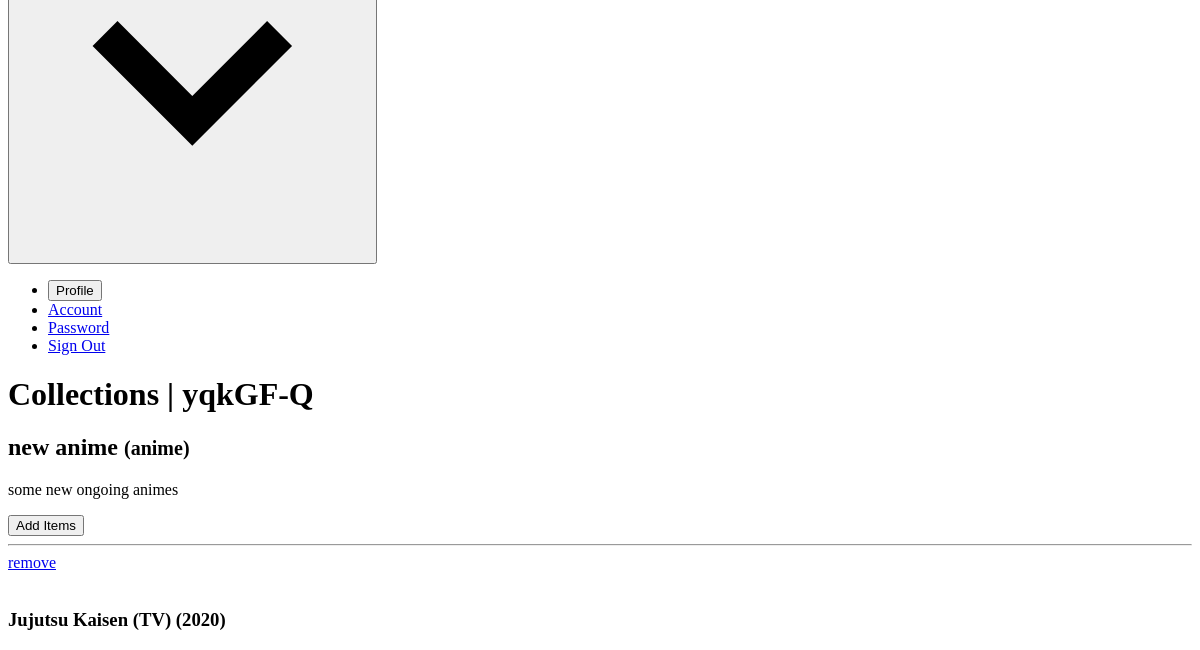
The app's page /dash/collections/yqkGF-Q/ (signed in, lower part), older data.
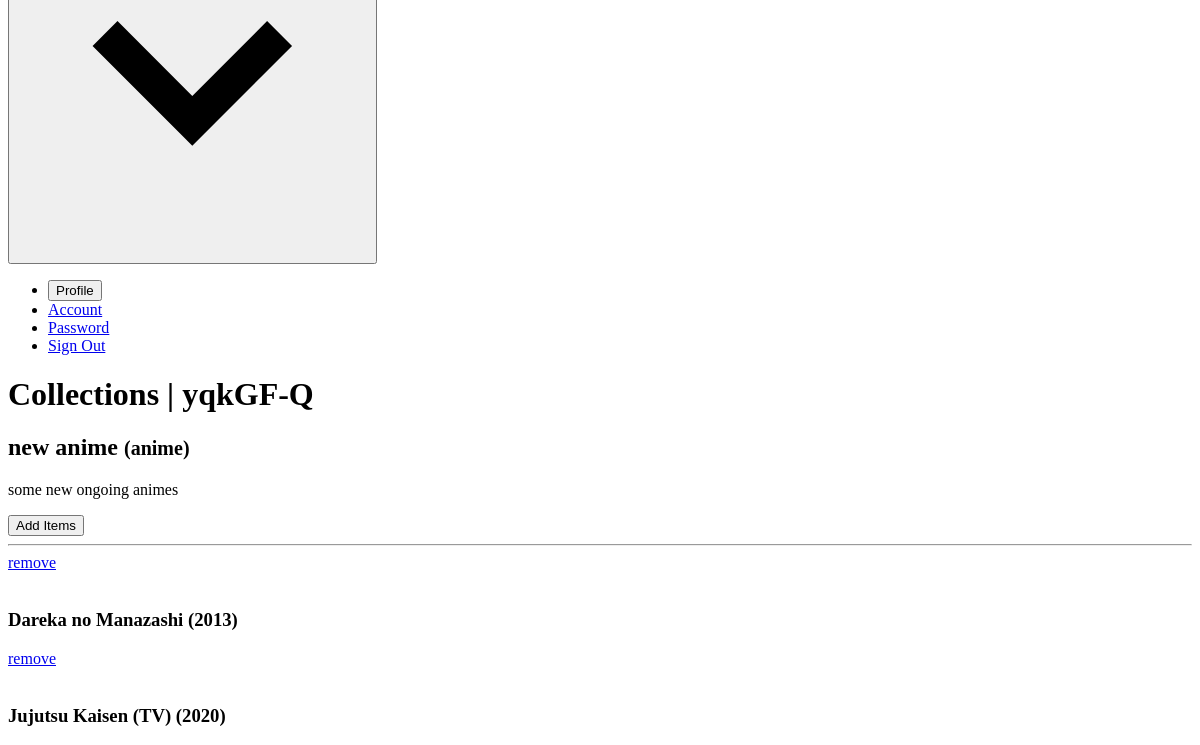
The same page, newer data.
### dashboard/models/collections.py (models this page shows, shortened)
class Stuff(models.Model):
    ITEM_CLASS = (
        ("movie", "Any movie around the world."),
        ("series", "Any series except Asian ones."),
        ("anime", "Anime not cartoons."),
        ("book", "Book"),
        ("manga", "Comics, graphics novels."),
        ("asian drama", "Series from Asia."),
    )
    title = models.CharField(max_length=200)  # some book titles are freikin' long
    stuff_uid = models.UUIDField(default=uuid.uuid4)
    img_src = models.CharField(max_length=100)
    classification = models.CharField(max_length=12, choices=ITEM_CLASS)

### dashboard/views/collections.py (the view, shortened to what this page needs)
@method_decorator(login_required, name="dispatch")
class CollectionsPageView(View):
    form_class = AddItemCollection
    template_name = "main/collections/collections_page.html"
    def get(self, request, slug, *args, **kwargs):
        collection = Collections.objects.filter(owner=request.user).get(slug=slug)
        if collection:
            form = self.form_class(
                initial={
                    "slugid": collection.slug,
                    "type": collection.type.replace(" ", "-"),
                }
            )
            return render(
                request,
                self.template_name,
                {
                    "collection": collection,
                    "form": form,
                    "items": collection.stuffs.order_by("-id"),
                },
            )

### dashboard/templates/main/collections/collections_page.html (shortened to what this page needs)
{% extends 'dashboard.html' %}
{% block content %}
  <div class="w-5/6 mx-auto py-6">
    <div class="mb-6 mt-3">
      <h1 class="uppercase font-bold text-sm">Collections <span class="font-light ml-4">| {{collection.slug}}</span></h1>
    </div>
    <div class="my-4 flex items-start justify-between">
      <div>
        <h2 class="text-2xl font-black text-purple-600 tracking-wide">{{collection.name}} <small class="font-light tracking-wide">({{collection.type}})</small></h2>
        <p class="font-light text-lg tracking-wide ml-4 text-gray-600">{{collection.description}}</p>
      </div>
      <button @click="add_item=true" class="py-1 px-4 text-white border-2 border-purple-600 bg-purple-600 rounded text-sm lowercase">Add Items</button>
    </div>
    <hr>
    <div class="mt-6 w-11/12 mx-auto grid grid-cols-4 gap-4">
      {% for item in items %}
      <div class="bg-purple-600 group rounded relative">
        <div class="group-hover:flex items-center justify-center bg-bland absolute hidden w-full h-full z-50">
          <a href="{% url 'collections-remove-item' slug=collection.slug stuff_id=item.stuff_uid %}" type="button" class="px-4 py-1 tracking-wide bg-red-600 hover:bg-red-700 text-white rounded cursor-pointer">remove</a>
        </div>
        <div class="h-64 w-full relative">
        </div>
        <h3 class="p-2 text-center text-white font-light tracking-wide">{{item.title}}</h3>
      </div>
      {% endfor %}
    </div>
  </div>
{% endblock content %}

Row changes from the older to the newer data that the page shows:
added Stuff: title "Dareka no Manazashi (2013)"
